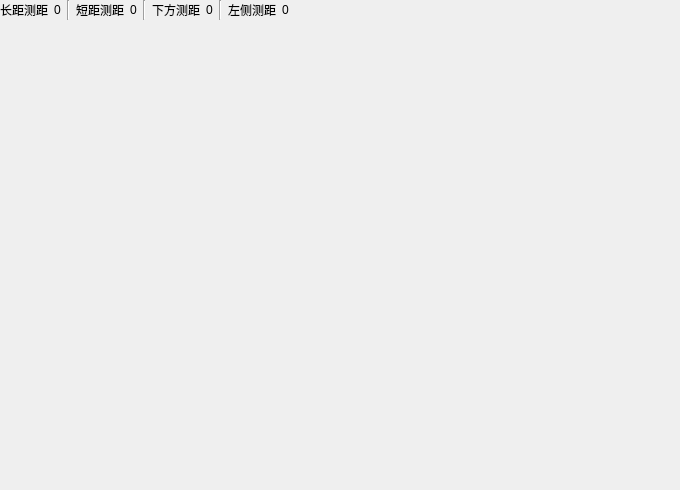
     <widget class="QWidget" name="tab_3">
      <attribute name="title">
       <string>传感器</string>
      </attribute>
      <widget class="QWidget" name="gridLayoutWidget">
       <property name="geometry">
        <rect>
         <x>0</x>
         <y>0</y>
         <width>671</width>
         <height>481</height>
        </rect>
       </property>
       <layout class="QGridLayout" name="gridLayout_7">
        <item row="0" column="0">
         <layout class="QHBoxLayout" name="horizontalLayout_3">
          <item>
           <widget class="QLabel" name="label_36">
            <property name="text">
             <string>长距测距</string>
            </property>
           </widget>
          </item>
          <item>
           <widget class="QLabel" name="LaserLongDist_label">
            <property name="text">
             <string>0</string>
            </property>
           </widget>
          </item>
          <item>
           <widget class="Line" name="line">
            <property name="orientation">
             <enum>Qt::Vertical</enum>
            </property>
           </widget>
          </item>
          <item>
           <widget class="QLabel" name="label_38">
            <property name="text">
             <string>短距测距</string>
            </property>
           </widget>
          </item>
          <item>
           <widget class="QLabel" name="LaserShortDist_label">
            <property name="text">
             <string>0</string>
            </property>
           </widget>
          </item>
          <item>
           <widget class="Line" name="line_2">
            <property name="orientation">
             <enum>Qt::Vertical</enum>
            </property>
           </widget>
          </item>
          <item>
           <widget class="QLabel" name="label_40">
            <property name="text">
             <string>下方测距</string>
            </property>
           </widget>
          </item>
          <item>
           <widget class="QLabel" name="LaserDownDist_label">
            <property name="text">
             <string>0</string>
            </property>
           </widget>
          </item>
          <item>
           <widget class="Line" name="line_3">
            <property name="orientation">
             <enum>Qt::Vertical</enum>
            </property>
           </widget>
          </item>
          <item>
           <widget class="QLabel" name="label_42">
            <property name="text">
             <string>左侧测距</string>
            </property>
           </widget>
          </item>
          <item>
           <widget class="QLabel" name="LaserLeftDist_label">
            <property name="text">
             <string>0</string>
            </property>
           </widget>
          </item>
          <item>
           <spacer name="horizontalSpacer_4">
            <property name="orientation">
             <enum>Qt::Horizontal</enum>
            </property>
            <property name="sizeHint" stdset="0">
             <size>
              <width>40</width>
              <height>20</height>
             </size>
            </property>
           </spacer>
          </item>
         </layout>
        </item>
        <item row="1" column="0">
         <spacer name="verticalSpacer_21">
          <property name="orientation">
           <enum>Qt::Vertical</enum>
          </property>
          <property name="sizeHint" stdset="0">
           <size>
            <width>20</width>
            <height>40</height>
           </size>
          </property>
         </spacer>
        </item>
       </layout>
      </widget>
     </widget>
